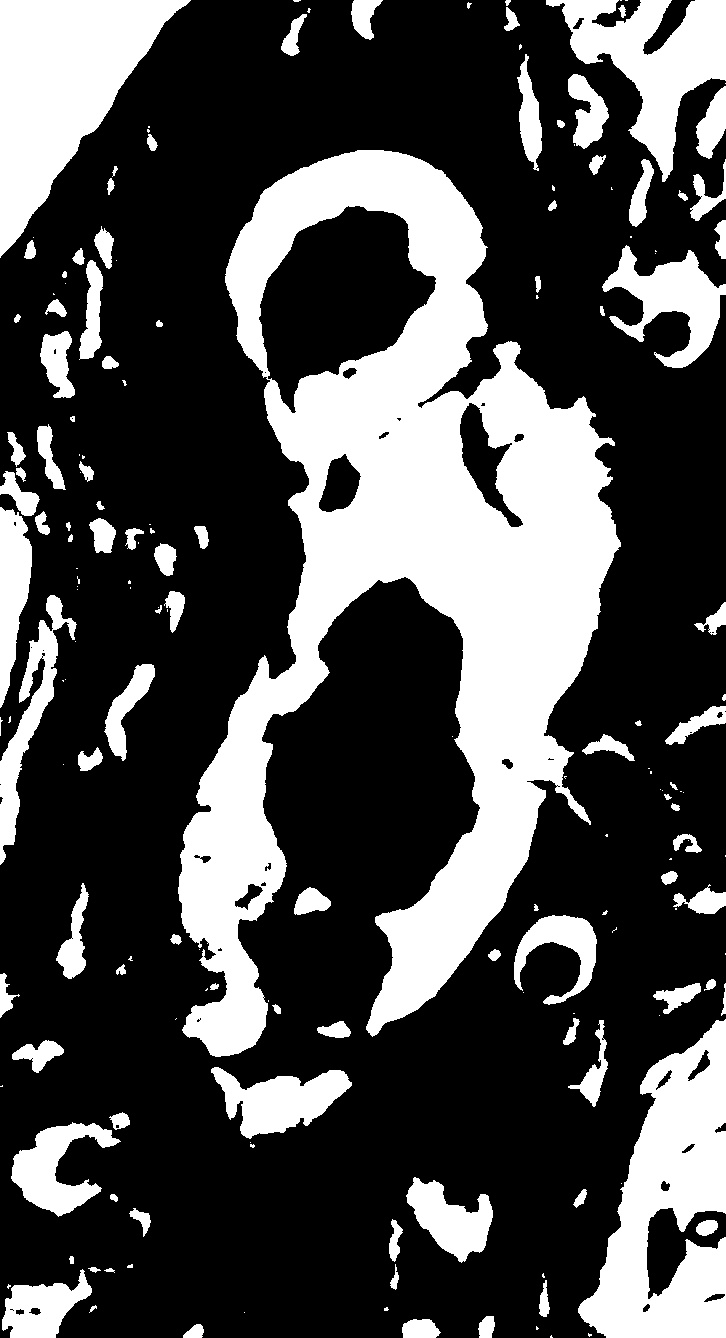
//> input picture cvtest/lumens.jpg, 726 x 1338 px
$ ./main   (built with g++ and OpenCV 4)
//> lines starting //> are read from the running program, lines starting //| are printed output that depends on the picture; after the words box and inside, x2 and y2 are one past the last pixel; in counts of white or black regions, pixels touching at a corner belong together
#include<iostream>
#include<opencv2\opencv.hpp>

//#include"extr_sift.cpp"

using namespace cv;
using namespace std;
Mat PrePro(const string &filename);
Mat PrePro(Mat I);
Mat ColorDeconv(Mat I);
void SwapRow13(Mat mIn, Mat &mOut){
	Mat M = mIn.clone();
	Mat rowData[3];
	for (int i = 0; i < 3; i++){
		rowData[i] = M.rowRange(i, i + 1).clone();
	}
	Mat swapM;
	for (int j = 2; j >-1; j--){
		swapM.push_back(rowData[j]);
	}
	mOut = swapM.clone();
}

void multi2(Mat I){
	Mat g =I;
	I = g * 3;
	g = g * 2;
	g.convertTo(g, CV_8UC1);
	g = g * 2;
	I = g*3;
}
void ClearBorder(Mat src, Mat &dst){
	// I <- src image
	Mat I = src.clone();
	// bigI <- I with borders added
	Mat bigI;
	// add 4 white borders to image
	copyMakeBorder(I, bigI, 1, 1, 1, 1, BORDER_CONSTANT, Scalar(255));
	// floodfill from borders
	floodFill(bigI, Point(0, 0), Scalar(0), 0, Scalar(0), Scalar(0), 8);
	// output
	dst = bigI;
}

int main(){
	// [6 lines of commented-out code are left out]
	Mat I = imread("lumens.jpg");
//> I is the input picture: 1338 rows x 726 cols, CV_8UC3; min 0, max 255, mean 76
	cvtColor(I, I, CV_BGR2GRAY);
//> I: 1338 rows x 726 cols, CV_8UC1
	threshold(I, I, 128, 255, CV_THRESH_BINARY);
//> I: 1338 rows x 726 cols, CV_8UC1; 29.8% white; 179 white regions (75 under 20 px), largest, box (x1, y1, x2, y2) and area: (178, 150, 621, 1057) 157351, (578, 1019, 726, 1338) 26126, (0, 0, 191, 258) 24025
	Mat dst;
	ClearBorder(I, dst);
//> in ClearBorder, `copyMakeBorder(I, bigI, 1, 1, 1, 1, BORDER_CONSTANT, Scalar(255));`:
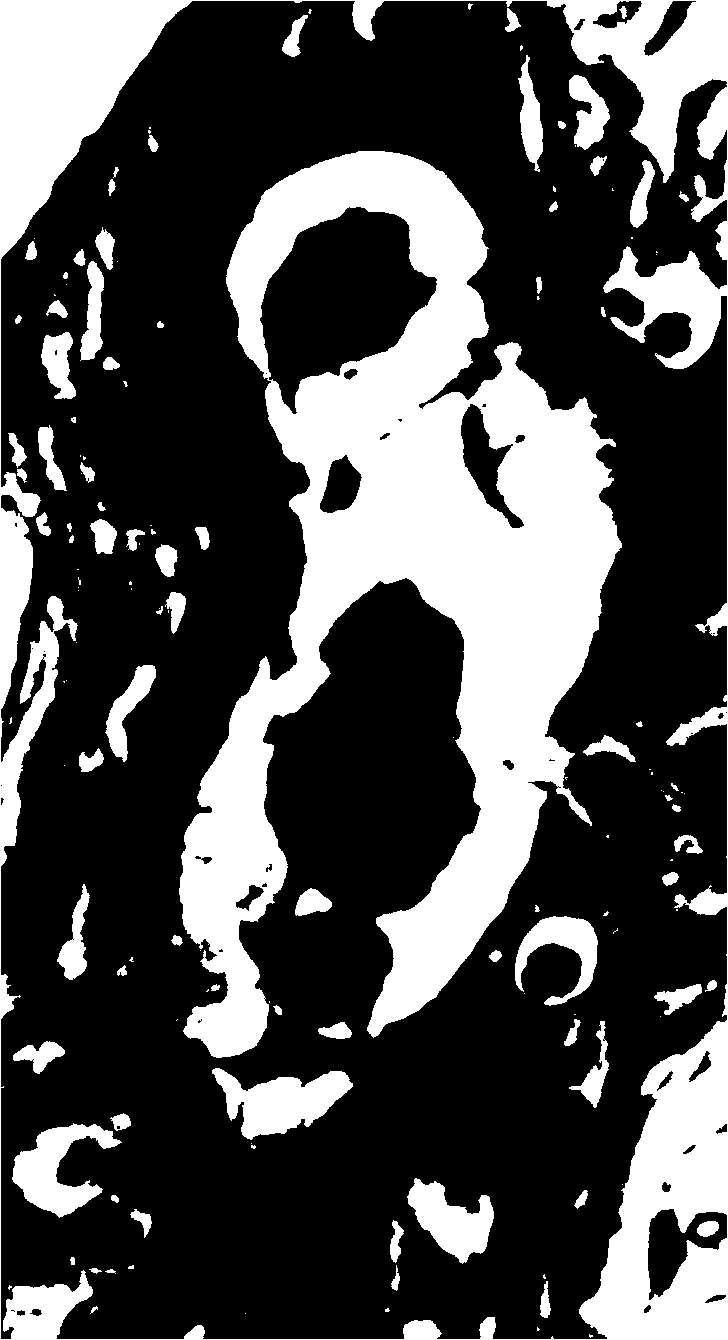
//> bigI: 1340 rows x 728 cols, CV_8UC1; 30.1% white; 149 white regions (67 under 20 px), largest, box (x1, y1, x2, y2) and area: (179, 151, 622, 1058) 157351, (0, 0, 728, 1340) 94355, (212, 1068, 353, 1140) 5449
//> in ClearBorder, `floodFill(bigI, Point(0, 0), Scalar(0), 0, Scalar(0), Scalar(0), 8);`:
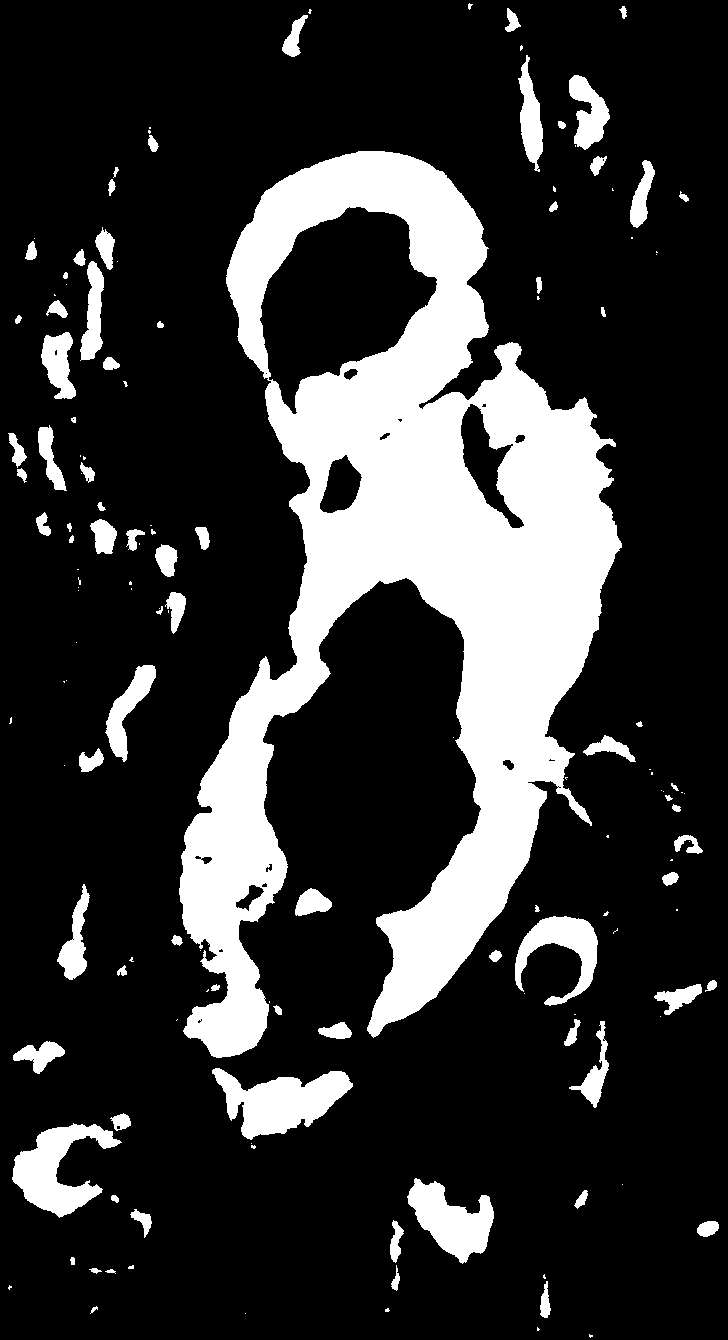
//> bigI: 1340 rows x 728 cols, CV_8UC1; 20.4% white; 148 white regions (67 under 20 px), largest, box (x1, y1, x2, y2) and area: (179, 151, 622, 1058) 157351, (212, 1068, 353, 1140) 5449, (12, 1123, 122, 1218) 4685
	imwrite("lumens_cb.tif", dst);
//> (the run ends here: the program exits with an error code, at `return 1;`)
